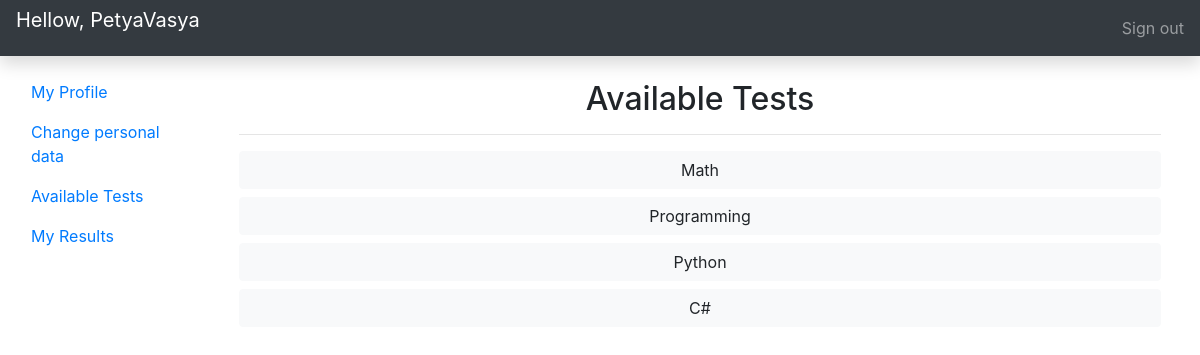
The page /available_tests/ (signed in) on the database its author committed.
### accounts/models.py (models this page shows, shortened)
class Account(AbstractBaseUser):
    email = models.EmailField(verbose_name="email", max_length=60, unique=True)
    username = models.CharField(max_length=30, unique=True)
    date_joined = models.DateTimeField(verbose_name='date joined', auto_now_add=True)
    last_login = models.DateTimeField(verbose_name='last login', auto_now=True)
    is_admin = models.BooleanField(default=False)
    is_active = models.BooleanField(default=True)
    is_staff = models.BooleanField(default=False)
    is_superuser = models.BooleanField(default=False)
    first_name = models.CharField(max_length=30)
    last_name = models.CharField(max_length=60)
    USERNAME_FIELD = 'username'
    REQUIRED_FIELDS = ['email', 'first_name', 'last_name']
    objects = MyAccountManager()

### tests/models.py (models this page shows, shortened)
class Test(models.Model):
    title = models.CharField(max_length=100)

### tests/views.py (the view)
# urls.py: path('available_tests/', tests_view, name="tests"),
def tests_view(request):
    available_tests = Test.objects.all()
    context = {'tests': available_tests}
    return render(request, 'tests/tests.html', context)

### tests/templates/tests/tests.html
{% extends 'base.html' %}
{% load static %}
{% block content %}
<div class="container">
	<h2 class="text-center">Available Tests</h2>
	<hr>
	{% for test in tests %}
	<button type="button" class="btn btn-light btn-block">{{test.title}}</button>
	{% endfor %}
</div>
{% endblock %}

### templates/base.html (shortened to what this page needs)
{% load static %}
<!DOCTYPE html>
<html lang="en">
<head>
    <link rel="stylesheet" href="https://stackpath.bootstrapcdn.com/bootstrap/4.5.0/css/bootstrap.min.css">
</head>
<body>
<nav class="navbar navbar-dark sticky-top bg-dark flex-md-nowrap p-0 shadow">
	<p class="navbar-brand col-md-3 col-lg-2 mr-0 px-3">Hellow, {{request.user.username}}</p>
  <ul class="navbar-nav px-3">
    <li class="nav-item text-nowrap">
      <a class="nav-link" href="{% url 'logout' %}">Sign out</a>
    </li>
  </ul>
</nav>
<div class="container-fluid">
  <div class="row">
    <nav id="sidebarMenu" class="col-md-3 col-lg-2 d-md-block sidebar collapse">
      <div class="sidebar-sticky pt-3">
        <ul class="nav flex-column">
          <li class="nav-item">
            <a class="nav-link active" href="{% url 'profile' %}">
              My Profile
            </a>
          </li>
          <li class="nav-item">
            <a class="nav-link" href="{% url 'account' %}">
              Change personal data
            </a>
          </li>
          <li class="nav-item">
            <a class="nav-link" href="{% url 'tests' %}">
              Available Tests
            </a>
          </li>
          <li class="nav-item">
            <a class="nav-link" href="#">
              My Results
            </a>
          </li>
        </ul>
      </div>
    </nav>
    <main role="main" class="col-md-9 ml-sm-auto col-lg-10 px-md-4 mt-4">
      {% block content %}
      {% endblock %}
    </main>
  </div>
</div>
</body>
</html>

### rows shown on the page
Account: user.username "PetyaVasya"
Test: title "Math"
Test: title "Programming"
Test: title "Python"
Test: title "C#"
